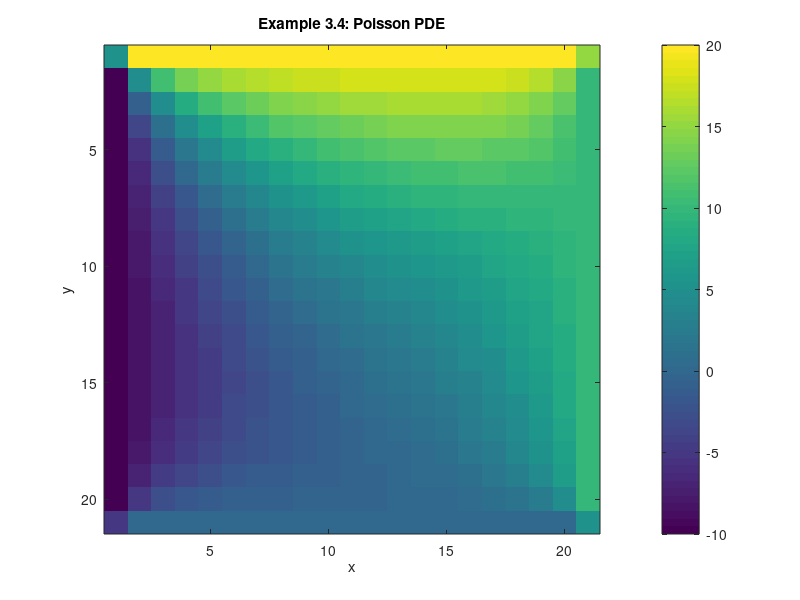

MATLAB code to generate this figure:
%%%%%%%%%%%%%%%%%%%%%%%%%%%%%%%%%%%%%%%%%%%%%%%%%%%%%%%%%
%    FINITE DIFFERENCE SOLUTION OF POISSON'S EQUATION:
%                   Vxx + Vyy = G
%    USING THE METHOD OF SUCCESSIVE OVER-RELAXATION
%
%    NX     :   NO. OF INTERVALSALONG X-AXIS
%    NY     :   NO. OF INTERVALSALONG Y-AXIS
%    A X B  :   DIMENSION OF THESOLUTION REGION
%    V(I,J) :   POTENTIAL AT GRID POINT (X,Y) = H*(I,J)
%               WHERE I = 0,1,...,NX, J = 0,1,....,NY
%    H      :   MESH SIZE
%  ******************************************************

clear all ; close all ; clc ;

% SPECIFY BOUNDARY VALUES AND NECESSARY PARAMETERS
A = 1; B = 1;
V1 = 0; V2 = 10; V3 = 20; V4 = -10;

NX = 20; %4 12 20
NY = NX;
H  = A/NX;

% SET INITIAL GUESS EQUAL TO ZEROS OR TO AVERAGE OF FIXED VALUES
for I=1:NX-1
    for J=1:NY-1
        V(I+1,J+1)=(V1 + V2 + V3 + V4)/4.0;
    end
end

% SET POTENTIALS AT FIXED NODES
for I=1:NX-1
    V(I+1,1)=V1;
    V(I+1,NY+1)=V3;
end

for J=1:NY-1
    V(1,J+1)=V4;
    V(NX+1,J+1)=V2;
end

V(1,1)=(V1 + V4)/2.0;
V(NX+1,1)=(V1 + V2)/2.0;
V(1,NY+1)=(V3 + V4)/2.0;
V(NX+1,NY+1)=(V2 + V3)/2.0;

% FIND THE OPTIMUM OVER-RELAXATION FACTOR
T = cos(pi/NX) + cos(pi/NY);
W = (8 - sqrt(64 - 16*T^2))/(T^2);
disp(['SOR Factor Omega = ', num2str(W)])
W4 = W/4;

% ITERATION BEGINS
NCOUNT = 0;

loop = 1;
while loop == 1
    RMIN = 0;
    for I = 1:NX-1
        X = H*I;
        for J = 1:NY-1
            Y = H*J;
            G = -36.0*pi*X*(Y - 1.0);
            R = W4*(V(I+2,J+1) + V(I,J+1) + V(I+1,J+2) + V(I+1,J) - 4.0*V(I+1,J+1) - G*H*H);
            RMIN = RMIN + abs(R);
            V(I+1,J+1) = V(I+1,J+1) + R;
        end
    end

    RMIN = RMIN/(NX*NY);
    if(RMIN >= 0.0001)
        NCOUNT = NCOUNT + 1;
        if(NCOUNT>100)
            loop = 0;
            disp('SOLUTION DOES NOT CONVERGE IN 100 ITERATIONS')
        end
    else
        %Then RMIN is less than 0.0001 and then solution has converged
        loop = 0;
        disp(['Solution Converges in ', num2str(NCOUNT), ' iterations'])
        disp(['h = ', num2str(H)])
    end
end

Vnum = V;

%Grab original points a through i
abc = zeros(1,9);
a_tic = 1;
vec = [0:H:1];
for ii = 0.25:0.25:0.75
    for jj = 0.25:0.25:0.75
        xind = find(vec==ii);
        yind = find(vec==jj);
        %disp([xind,yind])
        abc(a_tic) = Vnum(xind,yind);
        a_tic = a_tic + 1;
    end
end

%      OUTPUT THE FINITIE DIFFERENCE APPROX. RESULTS

%   ---------------------------------------------------------
%       CALCULATE THE EXACT SOLUTION
%
%       POISSON'S EQUATION WITH HOMOGENEOUS BOUNDARY CONDITIONS
%       SOLVED BY SERIES EXPANSION
%

for I = 1:NX-1
    X = H*I;
    for J = 1:NY-1
        Y = H*J;
        SUM = 0;
        for M = 1:10    % TAKE ONLY 10 TERMS OF THE SERIES
            FM = M;
            for N = 1:10
                FN = N;
                FACTOR1 = (FM*pi/A)^2 + (FN*pi/B)^2;
                FACTOR2 = ((-1)^(M+N))*144*A*B/(pi*FM*FN);
                FACTOR3 = 1 - (1 - (-1)^N)/B;
                FACTOR = FACTOR2*FACTOR3/FACTOR1;
                SUM = SUM + FACTOR*sin(FM*pi*X/A)*sin(FN*pi*Y/B);
            end
        end
        VH = SUM;
        
        %       LAPLACE'S EQUATION WITH INHOMOGENEOUS BOUNDARY CONDITIONS
        %       SOLVED USING THE METHOD OF SEPARATION OF VARIABLES
        
        C1=4*V1/pi;
        C2=4*V2/pi;
        C3=4*V3/pi;
        C4=4*V4/pi;
        
        SUM=0;

        for K = 1:10    % TAKE ONLY 10 TERMS OF THE SERIES
            N=2*K-1;
            AN=N;
            A1=sin(AN*pi*X/B);
            A2=sinh(AN*pi*(A-Y)/B);
            A3=AN*sinh(AN*pi*A/B);
            
            TERM1=C1*A1*A2/A3;
            
            B1=sinh(AN*pi*X/A);
            B2=sin(AN*pi*Y/A);
            B3=AN*sinh(AN*pi*B/A);
            
            TERM2=C2*B1*B2/B3;
            
            D1=sin(AN*pi*X/B);
            D2=sinh(AN*pi*Y/B);
            D3=AN*sinh(AN*pi*A/B);
            
            TERM3=C3*D1*D2/D3;
            
            E1=sinh(AN*pi*(B-X)/A);
            E2=sin(AN*pi*Y/A);
            E3=AN*sinh(AN*pi*B/A);
            
            TERM4=C4*E1*E2/E3;
            
            TERM = TERM1 + TERM2 + TERM3 + TERM4;
            SUM=SUM + TERM;
        end
        VI = SUM;
        Vexact(I+1,J+1) = VH + VI;
    end
end

%Grab original points a through i

abc2 = zeros(1,9);
a_tic = 1;
vec = [0:H:1];

for ii = 0.25:0.25:0.75
    for jj = 0.25:0.25:0.75
        xind = find(vec==ii);
        yind = find(vec==jj);
        %disp([xind,yind])
        abc2(a_tic) = Vexact(xind,yind);
        a_tic = a_tic + 1;
    end
end

figure(1),
imagesc(flipud(Vnum')),
colorbar
ylabel('y'),        xlabel('x')
title('Example 3.4: Poisson PDE')

format short g
disp('     numerical      exact')
disp([abc' abc2'])
